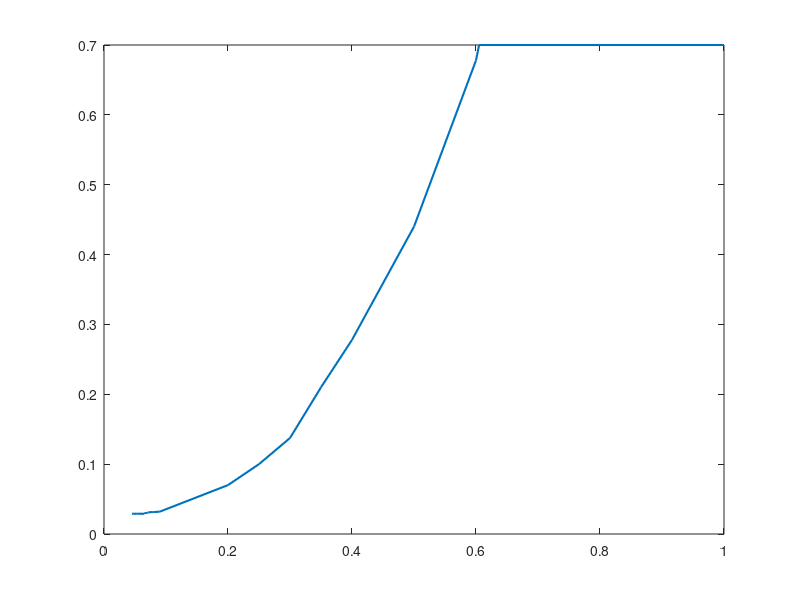

The MATLAB script that drew this image: (Note: this script raises an error after producing the figure.)
% sloupce 1:t, 2:motor, 3: h1, 4:h2, 5: vypust, 6: proporcionalni

%TODO: zmerit offset u h2

saturace_motor = [0,1]; %[min,max]
saturace_ventil = [0.31,1]; %[min,max]
offset1 = 0.07637 % odecteno
offset2 = -0.06864 % pri zadani 0.226 na pump
h2 = 0.006

%total_offset = offset2 - offset1
u = [ 0.045 0.048 0.05 0.053 0.055 0.08 0.065 0.072 0.07 0.068 0.066 0.065 0.09 0.3 0.5 0.6 0.61 0.65 1 0.605 0.35 0.25 0.2 0.4];
h1 = [0.029 0.029 0.029 0.029 0.029 0.0312 0.0298 0.0314 0.030 0.030 0.030 0.029 0.032 0.1374 0.44 0.678 0.7 0.7 0.7 0.7 0.21 0.10 0.07 0.2779];
u_N = 0.066
u = sort(u)
h1 = sort(h1)
plot(u,h1,'LineWidth',1.5)
hold on;
koef = polyfit(u,h1,2)
x = 0 : 0.01 : 1;
%plot(x,x.^2*koef(3) + x * koef(2) + koef(1))
%%
%proporcionální na 1
h_1_pok = 0.766 
h_2_pok = 0.729  
delta_t=76.25
st_1 = 1/((delta_t-su*sqrt(2*h_1_pok/g))* 1/sqrt(2*h_2_pok/g))
%------------
%proporcionální na 0.75
h_1_pok = 0.766 
h_2_pok = 0.729  
delta_t=78.75
st_075 = 1/((delta_t-su*sqrt(2*h_1_pok/g))* 1/sqrt(2*h_2_pok/g))
%-----------------------
polyfit([1 0.75 0.5],[st_1 st_075 st_05],2)
fit = polyval(polyfit([1 0.75 0.5 0.32],[st_1 st_075 st_05 0],3 ),[1,0.75,0.5,0.32])
plot([1 0.75 0.5 0.32],fit,[1,0.75,0.5,0.32],[st_1 st_075 st_05 0])
legend('1','2')
% otevreny proporcionalni velntyl na 0.5
u = [0 0.2 0.3 0.35 0.4 0.6 0.63];
h1 = [0.045 0.016 0.044 0.097 0.160 0.553 0.642];
h2 = [0 0 0.037 0.087 0.153 0.551 0.642];
x_1_0 = 0.16
x_2_0 = 0.153
%% static
plot(u,h1,u,h2,'LineWidth',1.5)
title('statická pøevodní chrakteristika')
xlabel('vstupní signál èerpadla [-]')
ylabel('výstupní signál výšky hladiny [-]')
legend('h_1 pøi v_t = 0','h_1 pøi v_T = 0.5', 'h_2 pøi v_T = 0.5', 'Location','southeast')
grid on


%%
u_0 = 0.4
rho = 1000
g = 9.81
v_T_0 = 0.5
v_o_0 = 1
kc = (1000*9.81*(0.5344+offset1))/(0.55-u_N)^2
prac_in = [u_0; v_T_0; v_o_0]
prac_out = [x_1_0;x_2_0]

A = [(-su*(g/(sqrt((2/rho)*(kc*(u_0-u_N)^2 - rho*g*(x_1_0+offset1)))))-(v_T_0*st)*(g/(sqrt(2*g*(x_1_0-x_2_0))))) ((v_T_0*st)*(g/(sqrt(2*g*(x_1_0-x_2_0)))));
     ((v_T_0*st)*(g/(sqrt(2*g*(x_1_0-x_2_0))))) (-(v_T_0*st)*(g/(sqrt(2*g*(x_1_0-x_2_0))))-((v_o_0*so*g)/(sqrt(2*g*(x_2_0+offset2)))))]
 

B = [su*(2/rho * kc *(u_0 - u_N))/(sqrt(2/rho * (kc * (u_0 - u_N)^2 - rho * g * (x_1_0 - offset1)))) -st * sqrt(2*g*(x_1_0 - x_2_0)) 0;
     0 st*sqrt(2*g*(x_1_0-x_2_0)) -so*sqrt(2*g*(x_2_0-offset2))]
C = eye(2)
D = zeros(2,3)
%% konstanty
tu = 56.3 - 34.5
hu = 0.5346 - 0.02811
g = 9.81;
su = 1.1*sqrt(2*hu/g)/tu

to = 207-108.2
ho = 0.5003 - 0.07055
so = 1.1*sqrt(2*ho/g)/to

ts = abs(301.2 - 376)
hs2 = 0.5082 - 0.07282;
hs1 = 0.5164 - 0.02974
st_05 = 1.1/((ts-su*sqrt(2*hs1/g))* 1/sqrt(2*hs2/g))
st = st_05/(0.5-saturace_ventil(1))*(1-saturace_ventil(1))

